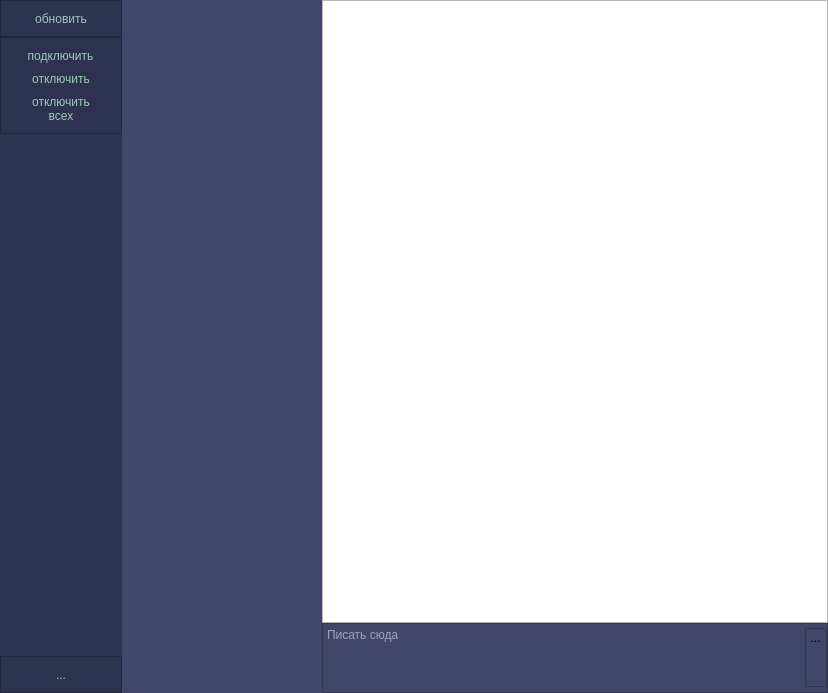
<?xml version="1.0" encoding="UTF-8"?>
<ui version="4.0">
 <class>MainWindow</class>
 <widget class="QMainWindow" name="MainWindow">
  <property name="geometry">
   <rect>
    <x>0</x>
    <y>0</y>
    <width>828</width>
    <height>693</height>
   </rect>
  </property>
  <property name="windowTitle">
   <string>p2p messenger</string>
  </property>
  <widget class="QWidget" name="centralwidget">
   <layout class="QHBoxLayout" name="horizontalLayout">
    <property name="spacing">
     <number>0</number>
    </property>
    <property name="leftMargin">
     <number>0</number>
    </property>
    <property name="topMargin">
     <number>0</number>
    </property>
    <property name="rightMargin">
     <number>0</number>
    </property>
    <property name="bottomMargin">
     <number>0</number>
    </property>
    <item>
     <widget class="QWidget" name="left_menu_container" native="true">
      <layout class="QVBoxLayout" name="verticalLayout" stretch="0">
       <property name="spacing">
        <number>0</number>
       </property>
       <property name="leftMargin">
        <number>0</number>
       </property>
       <property name="topMargin">
        <number>0</number>
       </property>
       <property name="rightMargin">
        <number>0</number>
       </property>
       <property name="bottomMargin">
        <number>0</number>
       </property>
       <item alignment="Qt::AlignLeft">
        <widget class="QWidget" name="widget" native="true">
         <property name="styleSheet">
          <string notr="true">background-color: #2D3250;</string>
         </property>
         <layout class="QVBoxLayout" name="verticalLayout_2">
          <property name="spacing">
           <number>0</number>
          </property>
          <property name="leftMargin">
           <number>0</number>
          </property>
          <property name="topMargin">
           <number>0</number>
          </property>
          <property name="rightMargin">
           <number>0</number>
          </property>
          <property name="bottomMargin">
           <number>0</number>
          </property>
          <item>
           <widget class="QFrame" name="frame">
            <property name="frameShape">
             <enum>QFrame::StyledPanel</enum>
            </property>
            <property name="frameShadow">
             <enum>QFrame::Raised</enum>
            </property>
            <layout class="QVBoxLayout" name="verticalLayout_3">
             <item alignment="Qt::AlignHCenter">
              <widget class="QToolButton" name="btn_refresh">
               <property name="minimumSize">
                <size>
                 <width>102</width>
                 <height>0</height>
                </size>
               </property>
               <property name="font">
                <font>
                 <pointsize>9</pointsize>
                </font>
               </property>
               <property name="styleSheet">
                <string notr="true">color: #9EC8B9; border: 0;</string>
               </property>
               <property name="text">
                <string>обновить</string>
               </property>
               <property name="icon">
                <iconset>
                 <normaloff>static/icons8-refresh-24.png</normaloff>static/icons8-refresh-24.png</iconset>
               </property>
               <property name="iconSize">
                <size>
                 <width>24</width>
                 <height>24</height>
                </size>
               </property>
               <property name="toolButtonStyle">
                <enum>Qt::ToolButtonTextUnderIcon</enum>
               </property>
              </widget>
             </item>
            </layout>
           </widget>
          </item>
          <item>
           <widget class="QFrame" name="frame_2">
            <property name="frameShape">
             <enum>QFrame::StyledPanel</enum>
            </property>
            <property name="frameShadow">
             <enum>QFrame::Raised</enum>
            </property>
            <layout class="QVBoxLayout" name="verticalLayout_5">
             <item alignment="Qt::AlignHCenter">
              <widget class="QToolButton" name="btn_connect">
               <property name="font">
                <font>
                 <pointsize>9</pointsize>
                </font>
               </property>
               <property name="styleSheet">
                <string notr="true">color: #9EC8B9; border: 0;</string>
               </property>
               <property name="text">
                <string>подключить</string>
               </property>
               <property name="icon">
                <iconset>
                 <normaloff>static/icons8-plus-math-24.png</normaloff>static/icons8-plus-math-24.png</iconset>
               </property>
               <property name="iconSize">
                <size>
                 <width>24</width>
                 <height>24</height>
                </size>
               </property>
               <property name="toolButtonStyle">
                <enum>Qt::ToolButtonTextUnderIcon</enum>
               </property>
              </widget>
             </item>
             <item alignment="Qt::AlignHCenter">
              <widget class="QToolButton" name="btn_disconnect">
               <property name="minimumSize">
                <size>
                 <width>102</width>
                 <height>0</height>
                </size>
               </property>
               <property name="font">
                <font>
                 <pointsize>9</pointsize>
                </font>
               </property>
               <property name="styleSheet">
                <string notr="true">color: #9EC8B9; border: 0;</string>
               </property>
               <property name="text">
                <string>отключить</string>
               </property>
               <property name="icon">
                <iconset>
                 <normaloff>static/icons8-minus-24.png</normaloff>static/icons8-minus-24.png</iconset>
               </property>
               <property name="iconSize">
                <size>
                 <width>24</width>
                 <height>24</height>
                </size>
               </property>
               <property name="toolButtonStyle">
                <enum>Qt::ToolButtonTextUnderIcon</enum>
               </property>
              </widget>
             </item>
             <item>
              <widget class="QToolButton" name="btn_disconnect_all">
               <property name="minimumSize">
                <size>
                 <width>102</width>
                 <height>0</height>
                </size>
               </property>
               <property name="font">
                <font>
                 <pointsize>9</pointsize>
                </font>
               </property>
               <property name="styleSheet">
                <string notr="true">color: #9EC8B9; border: 0;</string>
               </property>
               <property name="text">
                <string>отключить
всех</string>
               </property>
               <property name="icon">
                <iconset>
                 <normaloff>static/icons8-minus-24.png</normaloff>static/icons8-minus-24.png</iconset>
               </property>
               <property name="iconSize">
                <size>
                 <width>24</width>
                 <height>24</height>
                </size>
               </property>
               <property name="toolButtonStyle">
                <enum>Qt::ToolButtonTextUnderIcon</enum>
               </property>
              </widget>
             </item>
            </layout>
           </widget>
          </item>
          <item>
           <spacer name="verticalSpacer">
            <property name="orientation">
             <enum>Qt::Vertical</enum>
            </property>
            <property name="sizeHint" stdset="0">
             <size>
              <width>20</width>
              <height>40</height>
             </size>
            </property>
           </spacer>
          </item>
          <item>
           <widget class="QFrame" name="frame_3">
            <property name="frameShape">
             <enum>QFrame::StyledPanel</enum>
            </property>
            <property name="frameShadow">
             <enum>QFrame::Raised</enum>
            </property>
            <layout class="QVBoxLayout" name="verticalLayout_4">
             <item alignment="Qt::AlignHCenter">
              <widget class="QToolButton" name="btn_info">
               <property name="minimumSize">
                <size>
                 <width>102</width>
                 <height>0</height>
                </size>
               </property>
               <property name="styleSheet">
                <string notr="true">color: #9EC8B9; border: 0;</string>
               </property>
               <property name="text">
                <string>...</string>
               </property>
               <property name="icon">
                <iconset>
                 <normaloff>static/icons8-info-24.png</normaloff>static/icons8-info-24.png</iconset>
               </property>
               <property name="iconSize">
                <size>
                 <width>24</width>
                 <height>24</height>
                </size>
               </property>
              </widget>
             </item>
            </layout>
           </widget>
          </item>
         </layout>
        </widget>
       </item>
      </layout>
     </widget>
    </item>
    <item>
     <widget class="QWidget" name="connections_container" native="true">
      <property name="sizePolicy">
       <sizepolicy hsizetype="Ignored" vsizetype="Preferred">
        <horstretch>0</horstretch>
        <verstretch>0</verstretch>
       </sizepolicy>
      </property>
      <property name="maximumSize">
       <size>
        <width>200</width>
        <height>16777215</height>
       </size>
      </property>
      <layout class="QVBoxLayout" name="verticalLayout_8">
       <property name="spacing">
        <number>0</number>
       </property>
       <property name="leftMargin">
        <number>0</number>
       </property>
       <property name="topMargin">
        <number>0</number>
       </property>
       <property name="rightMargin">
        <number>0</number>
       </property>
       <property name="bottomMargin">
        <number>0</number>
       </property>
       <item>
        <widget class="QListWidget" name="connections">
         <property name="styleSheet">
          <string notr="true">background-color: #424769;
border: 0;
color: #fff;</string>
         </property>
        </widget>
       </item>
      </layout>
     </widget>
    </item>
    <item>
     <widget class="QWidget" name="main_body_container" native="true">
      <layout class="QVBoxLayout" name="verticalLayout_7">
       <property name="spacing">
        <number>0</number>
       </property>
       <property name="leftMargin">
        <number>0</number>
       </property>
       <property name="topMargin">
        <number>0</number>
       </property>
       <property name="rightMargin">
        <number>0</number>
       </property>
       <property name="bottomMargin">
        <number>0</number>
       </property>
       <item>
        <widget class="QListWidget" name="messages">
         <property name="selectionMode">
          <enum>QAbstractItemView::NoSelection</enum>
         </property>
        </widget>
       </item>
       <item>
        <widget class="QFrame" name="msg_frame">
         <property name="styleSheet">
          <string notr="true">background-color: #424769</string>
         </property>
         <property name="frameShape">
          <enum>QFrame::StyledPanel</enum>
         </property>
         <property name="frameShadow">
          <enum>QFrame::Raised</enum>
         </property>
         <layout class="QHBoxLayout" name="horizontalLayout_2">
          <property name="spacing">
           <number>0</number>
          </property>
          <property name="leftMargin">
           <number>0</number>
          </property>
          <property name="topMargin">
           <number>0</number>
          </property>
          <property name="rightMargin">
           <number>0</number>
          </property>
          <property name="bottomMargin">
           <number>0</number>
          </property>
          <item>
           <widget class="QTextEdit" name="msg_box">
            <property name="sizePolicy">
             <sizepolicy hsizetype="Minimum" vsizetype="Maximum">
              <horstretch>0</horstretch>
              <verstretch>0</verstretch>
             </sizepolicy>
            </property>
            <property name="maximumSize">
             <size>
              <width>16777215</width>
              <height>200</height>
             </size>
            </property>
            <property name="styleSheet">
             <string notr="true">background-color: #424769;
border: 0px;
color: #fff;</string>
            </property>
            <property name="placeholderText">
             <string>Писать сюда</string>
            </property>
           </widget>
          </item>
          <item>
           <widget class="QFrame" name="button_frame">
            <property name="sizePolicy">
             <sizepolicy hsizetype="Maximum" vsizetype="Fixed">
              <horstretch>0</horstretch>
              <verstretch>0</verstretch>
             </sizepolicy>
            </property>
            <property name="styleSheet">
             <string notr="true"/>
            </property>
            <property name="frameShape">
             <enum>QFrame::StyledPanel</enum>
            </property>
            <property name="frameShadow">
             <enum>QFrame::Raised</enum>
            </property>
            <layout class="QVBoxLayout" name="verticalLayout_6">
             <property name="spacing">
              <number>0</number>
             </property>
             <property name="leftMargin">
              <number>0</number>
             </property>
             <property name="topMargin">
              <number>0</number>
             </property>
             <property name="rightMargin">
              <number>0</number>
             </property>
             <property name="bottomMargin">
              <number>0</number>
             </property>
             <item>
              <widget class="QToolButton" name="btn_msg_send">
               <property name="styleSheet">
                <string notr="true">border: 0;</string>
               </property>
               <property name="text">
                <string>...</string>
               </property>
               <property name="icon">
                <iconset>
                 <normaloff>static/icons8-send-24.png</normaloff>static/icons8-send-24.png</iconset>
               </property>
               <property name="iconSize">
                <size>
                 <width>24</width>
                 <height>24</height>
                </size>
               </property>
              </widget>
             </item>
             <item>
              <spacer name="verticalSpacer_2">
               <property name="orientation">
                <enum>Qt::Vertical</enum>
               </property>
               <property name="sizeHint" stdset="0">
                <size>
                 <width>20</width>
                 <height>40</height>
                </size>
               </property>
              </spacer>
             </item>
            </layout>
           </widget>
          </item>
         </layout>
        </widget>
       </item>
      </layout>
     </widget>
    </item>
   </layout>
  </widget>
 </widget>
 <resources/>
 <connections/>
</ui>
